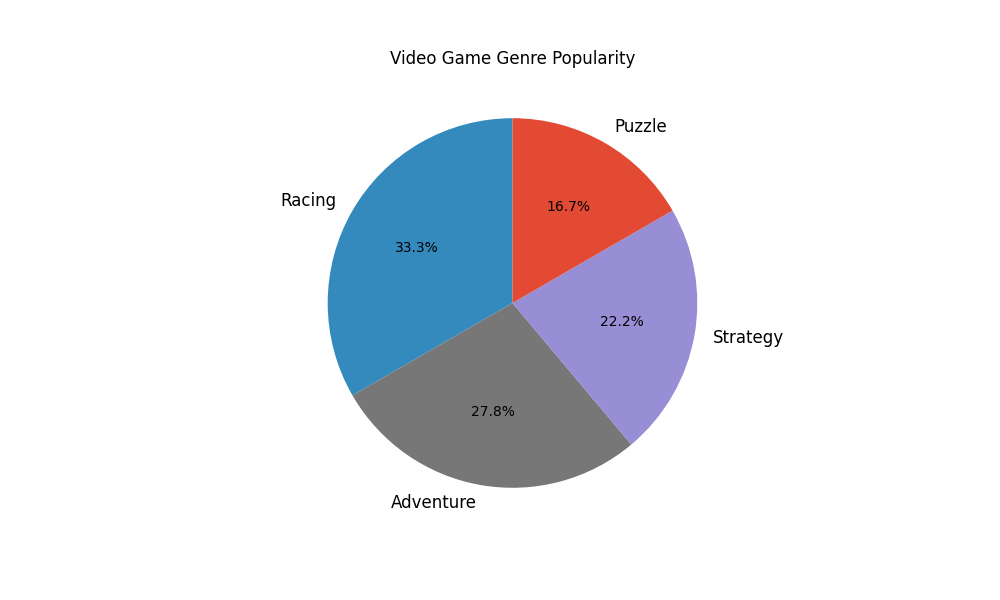

Reproduce this figure in Python.
import matplotlib.pyplot as plt

genres = ['Racing', 'Adventure', 'Strategy', 'Puzzle']
market_share = [30, 25, 20, 15]
colors = ['#348ABD', '#777777', '#988ED5', '#E24A33']  # Manually shuffled

fig, ax = plt.subplots(figsize=(10, 6))
wedges, texts, autotexts = ax.pie(
    market_share, 
    labels=genres, 
    colors=colors, 
    autopct='%1.1f%%', 
    startangle=90
)

plt.setp(autotexts, size=10, color='black')
plt.setp(texts, size=12)

plt.title("Video Game Genre Popularity")

plt.show()
